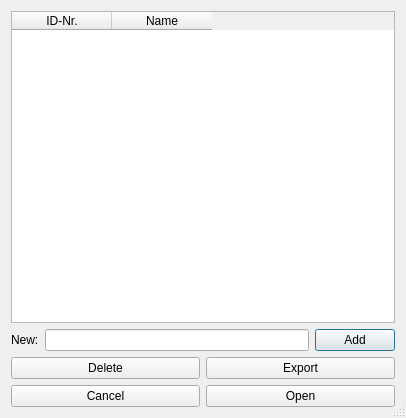
<?xml version="1.0" encoding="UTF-8"?>
<ui version="4.0">
 <class>DialogManagement</class>
 <widget class="QDialog" name="DialogManagement">
  <property name="geometry">
   <rect>
    <x>0</x>
    <y>0</y>
    <width>406</width>
    <height>418</height>
   </rect>
  </property>
  <property name="windowTitle">
   <string>Dialog</string>
  </property>
  <property name="sizeGripEnabled">
   <bool>true</bool>
  </property>
  <layout class="QGridLayout" name="gridLayout">
   <item row="0" column="0">
    <widget class="QTableWidget" name="tableWidgetPlaylists">
     <column>
      <property name="text">
       <string>ID-Nr.</string>
      </property>
     </column>
     <column>
      <property name="text">
       <string>Name</string>
      </property>
     </column>
    </widget>
   </item>
   <item row="1" column="0">
    <layout class="QHBoxLayout" name="horizontalLayout_2">
     <item>
      <widget class="QLabel" name="labelNew">
       <property name="text">
        <string>New:</string>
       </property>
      </widget>
     </item>
     <item>
      <widget class="QLineEdit" name="lineEditNewPlaylist"/>
     </item>
     <item>
      <widget class="QPushButton" name="pushButtonAdd">
       <property name="text">
        <string>Add</string>
       </property>
       <property name="icon">
        <iconset theme="QIcon::ThemeIcon::DocumentNew"/>
       </property>
      </widget>
     </item>
    </layout>
   </item>
   <item row="2" column="0">
    <layout class="QHBoxLayout" name="horizontalLayout_3">
     <item>
      <widget class="QPushButton" name="pushButtonDelete">
       <property name="text">
        <string>Delete</string>
       </property>
       <property name="icon">
        <iconset theme="QIcon::ThemeIcon::EditDelete"/>
       </property>
      </widget>
     </item>
     <item>
      <widget class="QPushButton" name="pushButtonExport">
       <property name="text">
        <string>Export</string>
       </property>
       <property name="icon">
        <iconset theme="QIcon::ThemeIcon::DocumentSend"/>
       </property>
      </widget>
     </item>
    </layout>
   </item>
   <item row="3" column="0">
    <layout class="QHBoxLayout" name="horizontalLayout">
     <item>
      <widget class="QPushButton" name="pushButtonCancel">
       <property name="text">
        <string>Cancel</string>
       </property>
       <property name="icon">
        <iconset theme="QIcon::ThemeIcon::ApplicationExit"/>
       </property>
      </widget>
     </item>
     <item>
      <widget class="QPushButton" name="pushButtonOpen">
       <property name="text">
        <string>Open</string>
       </property>
       <property name="icon">
        <iconset theme="QIcon::ThemeIcon::ListAdd"/>
       </property>
      </widget>
     </item>
    </layout>
   </item>
  </layout>
 </widget>
 <resources/>
 <connections/>
</ui>
